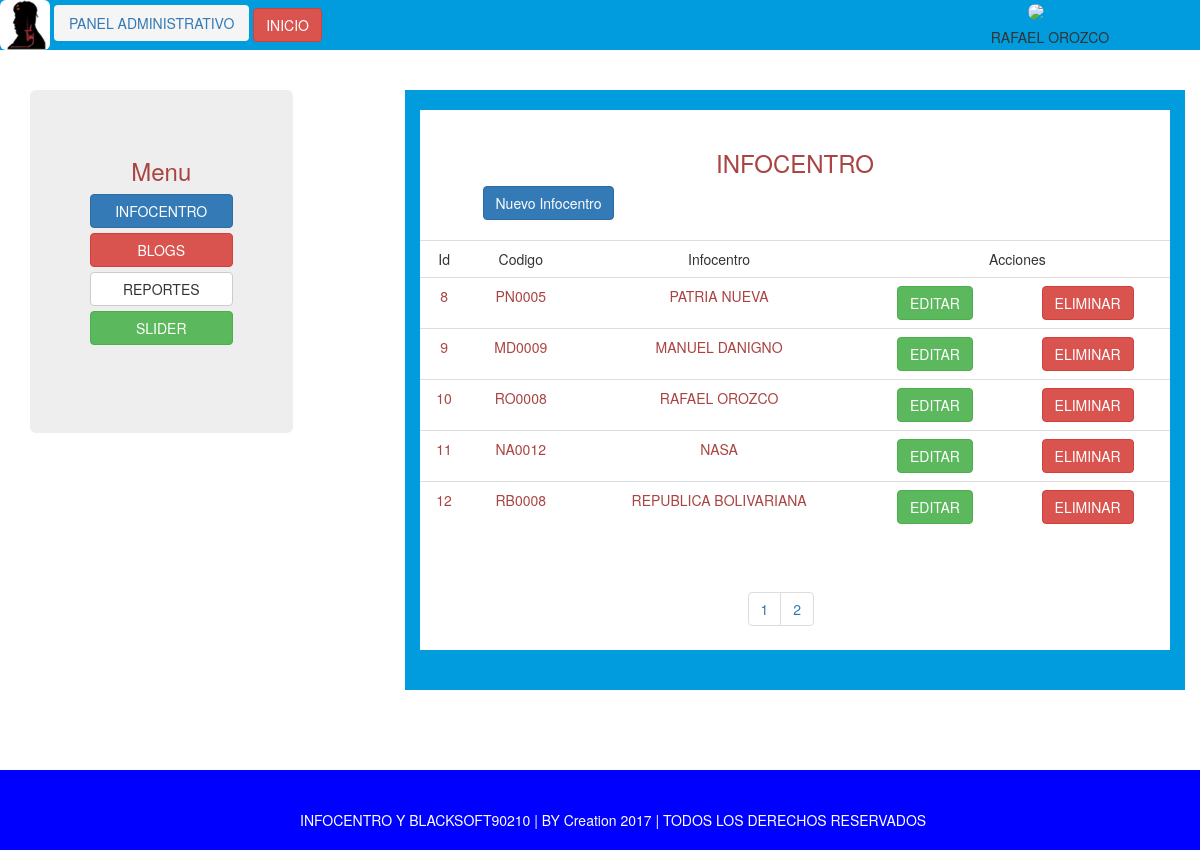
The page /admin/index.php?url2=infocentro&pag=2 (signed in) on the database its author committed.
### tables this page shows
CREATE TABLE IF NOT EXISTS `infocentro` (
`id_inf` int(11) NOT NULL,
  `cod_inf` varchar(9) NOT NULL,
  `nombre_inf` varchar(100) NOT NULL,
  `direccion_inf` varchar(200) NOT NULL,
  `telf_inf` varchar(14) NOT NULL,
  `logo_inf` varchar(100) NOT NULL
);

### modelo/conectar.php (called while the page is built)
<?php
class Conectar
{
			public static function con()
			{
				$conexion=  mysqli_connect('localhost', 'root', '1234', 'info_blog');
				return $conexion;
				}
}
?>

### modelo/infocentros.php (called while the page is built, shortened)
<?php
   class Infocentro{
                private $info;
                public function __construct() {
                    $this->info=  array();
                }
                        public function leerInfo(){
                            $sql="SELECT * FROM infocentro";
                            $res=  mysqli_query(Conectar::con(), $sql);
                                            while($reg= mysqli_fetch_assoc($res))
                                            {
                                                            $this->info[]=$reg;
                                            }
                                                            return $this->info;
                        }
                    public function leerInfopag($ini,$most){
                      $sql="SELECT * FROM infocentro LIMIT $ini,$most";
                      $res=  mysqli_query(Conectar::con(), $sql);
                                      while($reg= mysqli_fetch_assoc($res))
                                      {
                                                      $this->info[]=$reg;
                                      }
                                                      return $this->info;
                  }
}
?>

### admin/contenidos/conteinfocentro.php (the view, shortened to what this page needs)
<section>
        <article>
        <div class="col-lg-8 fondoCeleste pull-right">
            <br>
            <div class="fondoBlanco">
                <br>
                <h3 class="text-center text-danger">INFOCENTRO</h3>
                <a href="?url2=addinfocentro&operacion=add" class="btn btn-primary col-lg-offset-1"> Nuevo Infocentro</a>
                <br>
                <br>
            <div class="">
                <table class="table">
                    <tr class="text-center ">
                        <td>Id</td>
                        <td>Codigo</td>
                        <td>Infocentro</td>
                        <td colspan="2">Acciones</td>
                    </tr>
                    <?php
                    $mostrar=5;
                    $pag=0;
                    $inicio=0;
                    if(isset($_GET['pag'])){
                        $pag=$_GET['pag'];
                        if($pag>1){
                    $inicio=($pag-1)*$mostrar;
                        }
                    }
                            $reg=new Infocentro();
                            $r=$reg->leerInfopag($inicio,$mostrar);
                           for($i=0;$i<count($r);$i++){
                    ?>
                    <tr class="text-center text-danger">
                        <td><?php echo $r[$i]['id_inf'] ?></td>
                        <td><?php echo strtoupper($r[$i]['cod_inf']) ?></td>
                        <td><?php echo strtoupper($r[$i]['nombre_inf']) ?></td>
                        <td ><a href="?url2=addinfocentro&operacion=edit&id=<?php echo $r[$i]['id_inf'] ?>" class="btn btn-success">EDITAR  </a></td>
                        <td ><a href="?url2=addinfocentro&operacion=delete&id=<?php echo $r[$i]['id_inf'] ?>" class="btn btn-danger">ELIMINAR  </a></td>
                    </tr>
                           <?php  } ?>
                </table>
                 <br>
            </div>
                <?php
                        $pagina=new Infocentro();
                        $p=$pagina->leerInfo();
                        $cant  =  count($p);
                        if(($cant % $mostrar)==0){
                        $nro = ($cant / $mostrar);
                        }else{
                        $nro = ($cant / $mostrar)+1;
                        }
                ?>
                <div class="col-lg-4 col-lg-offset-5">
                <nav>
                    <ul class="pagination text-center">
                        <?php for($n=1;$n<=$nro;$n++){ ?>
                        <li>
                            <?php if($pag!=$n){ ?>
                            <a href="?url2=infocentro&pag=<?php echo $n ?>"> <?php echo $n ?></a>
                            <?php  } else { ?>
                             <a class="u"> <?php echo $n ?></a>
                            <?php } ?>
                        </li>
                        <?php } ?>
                    </ul>
                </nav>
                </div>
            </div>
             <br>
              <br>
       </div>
   </article>
     </section>

### admin/css/stylospropios.css (style rules this page uses)
.fondoBlanco { background:#FFF; }
.fondoCeleste { background:#009cde; }

### rows shown on the page
infocentro: id_inf "8", cod_inf "PN0005", nombre_inf "PATRIA NUEVA"
infocentro: id_inf "9", cod_inf "MD0009", nombre_inf "MANUEL DANIGNO"
infocentro: id_inf "10", cod_inf "RO0008", nombre_inf "RAFAEL OROZCO"
infocentro: id_inf "11", cod_inf "NA0012", nombre_inf "NASA"
infocentro: id_inf "12", cod_inf "RB0008", nombre_inf "REPUBLICA BOLIVARIANA"

### other values the page prints
$_SESSION['nombre_user'].' '.$_SESSION['apellido_user'] "RAFAEL OROZCO"
